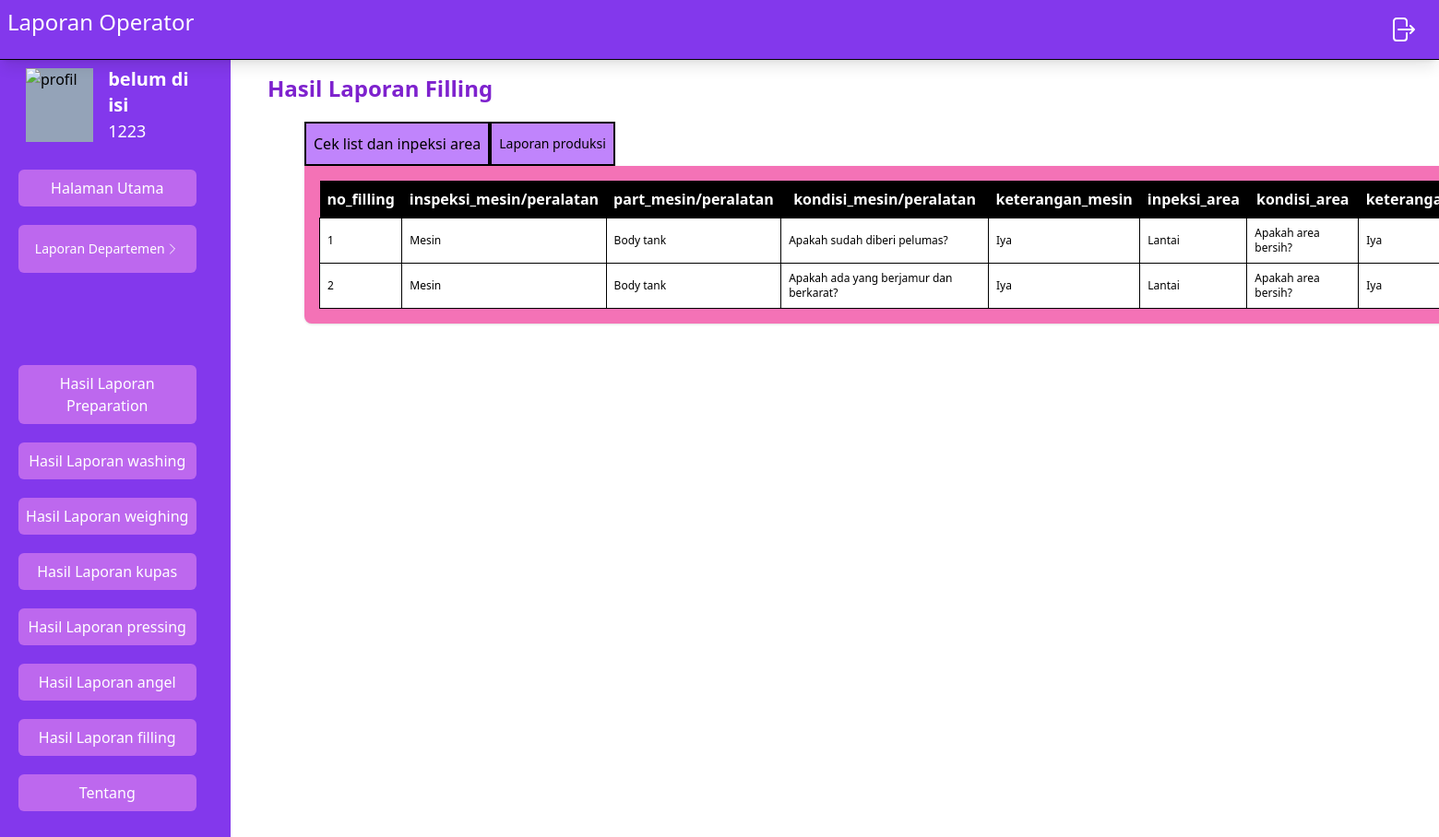
The app's page /src/Operator/laporanFilling.php (signed in) with its own data.
### tables this page shows
CREATE TABLE `data_operator_produksi` (
  `NIP` int NOT NULL,
  `nama` char(20) NOT NULL DEFAULT 'belum di isi',
  `departemen` char(20) DEFAULT NULL,
  `hire_date` date DEFAULT NULL,
  `lokasi` char(50) DEFAULT NULL,
  `NPWP` int DEFAULT NULL,
  `title` char(20) DEFAULT NULL,
  `gambar` varchar(50) DEFAULT NULL
);

CREATE TABLE `form_filling_inspeksi_area` (
  `no_filling` int NOT NULL,
  `inspeksi_mesin/peralatan` set('Mesin','Peralatan') NOT NULL,
  `part_mesin/peralatan` set('Body tank','Motor agilator','Pipa dan selang product','Conveyor','Nozzle','Mesin digital filling','Kaki mesin','Kabel selang angin','Krat','Slat','Jar 29L','Jar 5L','Selang air','Gelas ukur') NOT NULL,
  `kondisi_mesin/peralatan` varchar(50) NOT NULL,
  `keterangan_mesin` enum('Iya','Tidak') NOT NULL,
  `inpeksi_area` set('Lantai','Dinding','Gutter','Convayor','Wastafel stainless','pipa dan selang air') NOT NULL,
  `kondisi_area` set('Apakah area bersih?','Apakah ada area yang terkelupas?','Apakah ada area yang retak?','Apakah ada area yang berjamur?','Apakah ada sisa buah atau sayur?') NOT NULL,
  `keterangan_area` enum('Iya','Tidak') NOT NULL,
  `inspeksi_alat_cleaning` set('Alat pel','Tarikan air','Tools','Sikat','Sikat gagang','Sponge') NOT NULL,
  `kondisi_alat_cleaning` set('Apakah alat bersih?','Apakah alat berfungsi normal?','Apakah alat ada identitas?','Apakah alat bebas dari jamur?') NOT NULL,
  `keterangan_alat_cleaning` enum('Iya','Tidak') NOT NULL,
  `tanggal` date NOT NULL
);

### src/Operator/laporanFilling.php (the view, shortened to what this page needs)
<?php
include("navbar.php");
include("../koneksi.php");
$getDataCekList = mysqli_query($con ,"SELECT * FROM `form_filling_inspeksi_area` ");
?>
<!DOCTYPE html>
<html lang="en">
<head>
  <link rel="stylesheet" href="../../dist/output.css" />
</head>
<body>
  <div>
    <div class="flex">
      <?php
      require "sidebar.php";
      ?>
      <div class="mainPage container mt-20 w-1/2 ml-20 ">
        <h1 class="text-2xl -ml-10 mb-5 text-purple-700 font-bold">
          Hasil Laporan Filling
        </h1>
        <div class="maincontainer lg:w-[1000px] lg:h-[400px] container h-[300px] w-[600px]">
          <div class="inline">
            <ul class="flex">
              <li
                class="btnProfil bg-purple-400 hover:bg-purple-600 h-12 w-fit p-2 text-md border-2 border-black text-center items-center flex justify-center cursor-pointer">
                Cek list dan inpeksi area
              </li>
              <li
                class="btnUbah bg-purple-400 hover:bg-purple-600  h-12 w-fit p-2 text-md border-2 border-black text-center items-center text-sm flex justify-center cursor-pointer">
                Laporan produksi
              </li>
            </ul>
          </div>
          <div class="bg-pink-400 shadow w-fit rounded-b-lg  flex  justify-center p-2">
          <section class="cekList">
              <div class=" items-center justify-evenly m-2 gap-4 w-full">
                <table>
                    <tr class="bg-black text-white p-2">
                        <th class="p-2">no_filling</th>
                        <th class="p-2">inspeksi_mesin/peralatan</th>
                        <th class="p-2">part_mesin/peralatan </th>
                        <th class="p-2">kondisi_mesin/peralatan</th>
                        <th class="p-2">keterangan_mesin</th>
                        <th class="p-2">inpeksi_area</th>
                        <th class="p-2">kondisi_area </th>
                        <th class="p-2">keterangan_area </th>
                    </tr>
                    <?php
                    $no = 1;
                    while ($data = mysqli_fetch_array($getDataCekList)) {
                        ?>
                        <tr class="text-xs bg-white border  ">
                            <td class=" p-2 border border-black ">
                                <?php echo $no; ?>
                            </td>
                            <td class=" p-2 border border-black ">
                                <?php echo $data['inspeksi_mesin/peralatan']; ?>
                            </td>
                            <td class=" p-2 border border-black ">
                                <?php echo $data['part_mesin/peralatan']; ?>
                            </td>
                            <td class=" p-2 border border-black ">
                                <?php echo $data['kondisi_mesin/peralatan']; ?>
                            </td>
                            <td class=" p-2 border border-black ">
                                <?php echo $data['keterangan_mesin']; ?>
                            </td>
                            <td class=" p-2 border border-black ">
                                <?php echo $data['inpeksi_area']; ?>
                            </td>
                            <td class=" p-2 border border-black ">
                                <?php echo $data['kondisi_area']; ?>
                            </td>
                            <td class=" p-2 border border-black ">
                                <?php echo $data['keterangan_area']; ?>
                            </td>
                        </tr>
                        <?php
                        $no++;
                    }
                    ?>
                </table>
              </div>
            </section>
          </div>
        </div>
      </div>
    </div>
  </div>
</body>
</html>

### src/Operator/sidebar.php (shortened to what this page needs)
<?php
$userNip = $_SESSION['NIP'];
 include("../koneksi.php");
 $getDataOperator = mysqli_query($con, "SELECT * FROM `data_operator_produksi` WHERE NIP ='$userNip' ");
 $data = mysqli_fetch_array($getDataOperator);
?>
<!DOCTYPE html>
<html lang="en">
<head>
    <link rel="stylesheet" href="../../dist/output.css">
</head>
<body >
    <div class="sidebar  h-[3000px] mt-10 bottom-0 top-0 w-[250px] flex flex-col  p-5 gap-5 bg-[#8338EC] pt-10">
        <div class="p-2 -mt-4 box-border flex gap-4 items-center">
            <img src="../../item/<?php echo $data['gambar']?>"
                class="block center w-20 bg-center h-20 bg-slate-400" alt="profil" />
            <div class="text-white">
                <h1 class="text-xl font-bold"><?php echo $data["nama"] ?></h1>
                <p class="text-lg"><?php echo $data["NIP"] ?></p>
            </div>
        </div>
        <div class="w-11/12 flex flex-col gap-5 items-center justify-center  cursor-pointer">
            <button
                class="btnMain bg-[#bd68ee] w-full focus:bg-purple-600 active:bg-purple-600    hover:bg-purple-600 hover:shadow-sm hover:shadow-black rounded-md text-white py-2  cursor-pointer">
                Halaman Utama
            </button>
            <div class="w-full">
                <div
                    class=" laporan bg-[#bd68ee] w-full  p-4 focus:bg-purple-600 active:bg-purple-600    hover:bg-purple-600 hover:shadow-sm hover:shadow-black rounded-md text-white   cursor-pointer px-4 items-center justify-center flex">
                    <button type="button" class="text-sm   ">
                        Laporan Departemen
                    </button>
                    <svg xmlns="http://www.w3.org/2000/svg" fill="none" viewBox="0 0 24 24" stroke-width="1.5"
                        stroke="currentColor" class="w-4 h-4 arrowClose">
                        <path stroke-linecap="round" stroke-linejoin="round" d="M8.25 4.5l7.5 7.5-7.5 7.5" />
                    </svg>
                </div>
            </div>
            <button class="hasilLaporan1 mt-20 bg-[#bd68ee] w-full focus:bg-purple-600 active:bg-purple-600    hover:bg-purple-600 hover:shadow-sm hover:shadow-black rounded-md text-white py-2  cursor-pointer">
                Hasil Laporan Preparation
            </button>
            <button class="hasilLaporan2  bg-[#bd68ee] w-full focus:bg-purple-600 active:bg-purple-600    hover:bg-purple-600 hover:shadow-sm hover:shadow-black rounded-md text-white py-2  cursor-pointer">
                Hasil Laporan washing
            </button>
            <button class="hasilLaporan3  bg-[#bd68ee] w-full focus:bg-purple-600 active:bg-purple-600    hover:bg-purple-600 hover:shadow-sm hover:shadow-black rounded-md text-white py-2 cursor-pointer">
                Hasil Laporan weighing
            </button>
            <button class="hasilLaporan4  bg-[#bd68ee] w-full focus:bg-purple-600 active:bg-purple-600    hover:bg-purple-600 hover:shadow-sm hover:shadow-black rounded-md text-white py-2 cursor-pointer">
                Hasil Laporan kupas
            </button>
            <button class="hasilLaporan5  bg-[#bd68ee] w-full focus:bg-purple-600 active:bg-purple-600    hover:bg-purple-600 hover:shadow-sm hover:shadow-black rounded-md text-white py-2 cursor-pointer">
                Hasil Laporan pressing
            </button>
            <button class="hasilLaporan6  bg-[#bd68ee] w-full focus:bg-purple-600 active:bg-purple-600    hover:bg-purple-600 hover:shadow-sm hover:shadow-black rounded-md text-white py-2 cursor-pointer">
                Hasil Laporan angel
            </button>
            <button class="hasilLaporan7  bg-[#bd68ee] w-full focus:bg-purple-600 active:bg-purple-600    hover:bg-purple-600 hover:shadow-sm hover:shadow-black rounded-md text-white py-2 cursor-pointer">
                Hasil Laporan filling
            </button>
            <button class="tentang  bg-[#bd68ee] w-full focus:bg-purple-600 active:bg-purple-600    hover:bg-purple-600 hover:shadow-sm hover:shadow-black rounded-md text-white py-2 cursor-pointer">
              Tentang
            </button>
        </div>
    </div>
</body>
</html>

### records on screen
data_operator_produksi: nama "belum di isi", NIP "1223"
form_filling_inspeksi_area: value "Mesin", value "Body tank", value "Apakah sudah diberi pelumas?", keterangan_mesin "Iya", inpeksi_area "Lantai", kondisi_area "Apakah area bersih?", keterangan_area "Iya"
form_filling_inspeksi_area: value "Mesin", value "Body tank", value "Apakah ada yang berjamur dan berkarat?", keterangan_mesin "Iya", inpeksi_area "Lantai", kondisi_area "Apakah area bersih?", keterangan_area "Iya"
